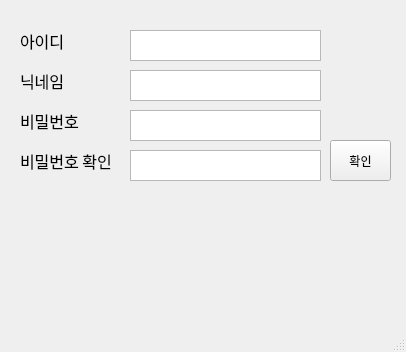
<?xml version="1.0" encoding="UTF-8"?>
<ui version="4.0">
 <class>MainWindow</class>
 <widget class="QMainWindow" name="MainWindow">
  <property name="geometry">
   <rect>
    <x>0</x>
    <y>0</y>
    <width>406</width>
    <height>352</height>
   </rect>
  </property>
  <property name="font">
   <font>
    <family>맑은 고딕</family>
   </font>
  </property>
  <property name="windowTitle">
   <string>회원가입</string>
  </property>
  <property name="windowIcon">
   <iconset>
    <normaloff>logo.png</normaloff>logo.png</iconset>
  </property>
  <widget class="QWidget" name="centralwidget">
   <widget class="QLabel" name="label">
    <property name="geometry">
     <rect>
      <x>20</x>
      <y>20</y>
      <width>51</width>
      <height>41</height>
     </rect>
    </property>
    <property name="font">
     <font>
      <family>맑은 고딕</family>
      <pointsize>12</pointsize>
     </font>
    </property>
    <property name="text">
     <string>아이디</string>
    </property>
   </widget>
   <widget class="QLabel" name="label_2">
    <property name="geometry">
     <rect>
      <x>20</x>
      <y>100</y>
      <width>71</width>
      <height>41</height>
     </rect>
    </property>
    <property name="font">
     <font>
      <family>맑은 고딕</family>
      <pointsize>12</pointsize>
     </font>
    </property>
    <property name="text">
     <string>비밀번호</string>
    </property>
   </widget>
   <widget class="QLabel" name="label_3">
    <property name="geometry">
     <rect>
      <x>20</x>
      <y>140</y>
      <width>101</width>
      <height>41</height>
     </rect>
    </property>
    <property name="font">
     <font>
      <family>맑은 고딕</family>
      <pointsize>12</pointsize>
     </font>
    </property>
    <property name="text">
     <string>비밀번호 확인</string>
    </property>
   </widget>
   <widget class="QTextEdit" name="textEdit_id2">
    <property name="geometry">
     <rect>
      <x>130</x>
      <y>30</y>
      <width>191</width>
      <height>31</height>
     </rect>
    </property>
   </widget>
   <widget class="QTextEdit" name="textEdit_pass2">
    <property name="geometry">
     <rect>
      <x>130</x>
      <y>110</y>
      <width>191</width>
      <height>31</height>
     </rect>
    </property>
   </widget>
   <widget class="QTextEdit" name="textEdit_pass2r">
    <property name="geometry">
     <rect>
      <x>130</x>
      <y>150</y>
      <width>191</width>
      <height>31</height>
     </rect>
    </property>
   </widget>
   <widget class="QLabel" name="label_logo">
    <property name="geometry">
     <rect>
      <x>10</x>
      <y>210</y>
      <width>381</width>
      <height>121</height>
     </rect>
    </property>
    <property name="text">
     <string/>
    </property>
   </widget>
   <widget class="QPushButton" name="pushButton_join2">
    <property name="geometry">
     <rect>
      <x>330</x>
      <y>140</y>
      <width>61</width>
      <height>41</height>
     </rect>
    </property>
    <property name="text">
     <string>확인</string>
    </property>
   </widget>
   <widget class="QLabel" name="label_4">
    <property name="geometry">
     <rect>
      <x>20</x>
      <y>60</y>
      <width>71</width>
      <height>41</height>
     </rect>
    </property>
    <property name="font">
     <font>
      <family>맑은 고딕</family>
      <pointsize>12</pointsize>
     </font>
    </property>
    <property name="text">
     <string>닉네임</string>
    </property>
   </widget>
   <widget class="QTextEdit" name="textEdit_nick">
    <property name="geometry">
     <rect>
      <x>130</x>
      <y>70</y>
      <width>191</width>
      <height>31</height>
     </rect>
    </property>
   </widget>
  </widget>
  <widget class="QStatusBar" name="statusbar"/>
 </widget>
 <resources/>
 <connections/>
</ui>
